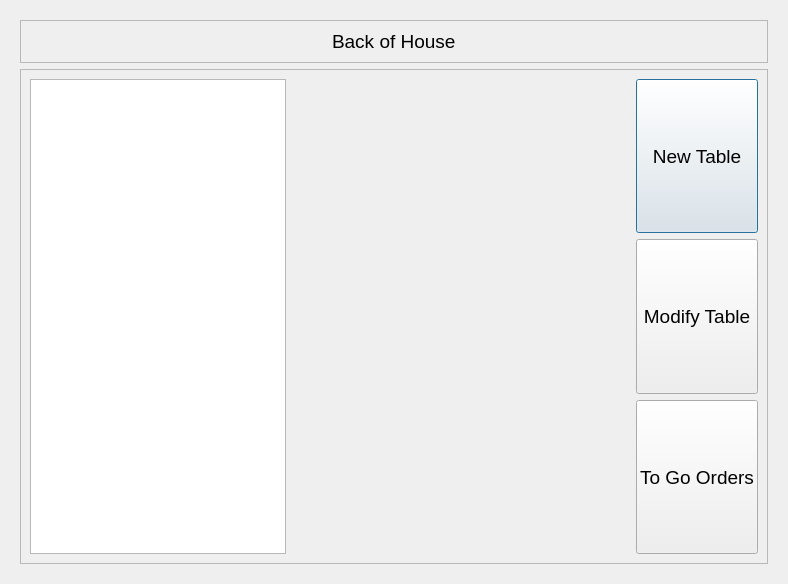
<?xml version="1.0" encoding="UTF-8"?>
<ui version="4.0">
 <class>MainDialog</class>
 <widget class="QDialog" name="MainDialog">
  <property name="geometry">
   <rect>
    <x>0</x>
    <y>0</y>
    <width>788</width>
    <height>584</height>
   </rect>
  </property>
  <property name="font">
   <font>
    <pointsize>14</pointsize>
   </font>
  </property>
  <property name="windowTitle">
   <string>Point of Sales System</string>
  </property>
  <layout class="QVBoxLayout" name="verticalLayout">
   <item>
    <widget class="QStackedWidget" name="stackedWidget">
     <property name="font">
      <font>
       <pointsize>14</pointsize>
      </font>
     </property>
     <property name="currentIndex">
      <number>0</number>
     </property>
     <widget class="QWidget" name="user_select">
      <layout class="QVBoxLayout" name="verticalLayout_4">
       <item>
        <widget class="QFrame" name="frame">
         <property name="frameShape">
          <enum>QFrame::StyledPanel</enum>
         </property>
         <property name="frameShadow">
          <enum>QFrame::Raised</enum>
         </property>
         <layout class="QVBoxLayout" name="verticalLayout_2">
          <item alignment="Qt::AlignHCenter">
           <widget class="QLabel" name="label">
            <property name="text">
             <string>Back of House</string>
            </property>
           </widget>
          </item>
         </layout>
        </widget>
       </item>
       <item>
        <widget class="QFrame" name="frame_2">
         <property name="frameShape">
          <enum>QFrame::StyledPanel</enum>
         </property>
         <property name="frameShadow">
          <enum>QFrame::Raised</enum>
         </property>
         <layout class="QHBoxLayout" name="horizontalLayout">
          <item>
           <widget class="QListWidget" name="listWidget">
            <property name="sizePolicy">
             <sizepolicy hsizetype="Minimum" vsizetype="Expanding">
              <horstretch>0</horstretch>
              <verstretch>0</verstretch>
             </sizepolicy>
            </property>
           </widget>
          </item>
          <item>
           <spacer name="horizontalSpacer">
            <property name="orientation">
             <enum>Qt::Horizontal</enum>
            </property>
            <property name="sizeType">
             <enum>QSizePolicy::MinimumExpanding</enum>
            </property>
            <property name="sizeHint" stdset="0">
             <size>
              <width>40</width>
              <height>20</height>
             </size>
            </property>
           </spacer>
          </item>
          <item>
           <layout class="QVBoxLayout" name="verticalLayout_3">
            <property name="sizeConstraint">
             <enum>QLayout::SetDefaultConstraint</enum>
            </property>
            <item>
             <widget class="QPushButton" name="newTable_btn">
              <property name="sizePolicy">
               <sizepolicy hsizetype="Minimum" vsizetype="Minimum">
                <horstretch>0</horstretch>
                <verstretch>0</verstretch>
               </sizepolicy>
              </property>
              <property name="text">
               <string>New Table</string>
              </property>
             </widget>
            </item>
            <item>
             <widget class="QPushButton" name="modifyTable_btn">
              <property name="sizePolicy">
               <sizepolicy hsizetype="Minimum" vsizetype="Minimum">
                <horstretch>0</horstretch>
                <verstretch>0</verstretch>
               </sizepolicy>
              </property>
              <property name="text">
               <string>Modify Table</string>
              </property>
             </widget>
            </item>
            <item>
             <widget class="QPushButton" name="toGoOrder_btn">
              <property name="sizePolicy">
               <sizepolicy hsizetype="Minimum" vsizetype="Minimum">
                <horstretch>0</horstretch>
                <verstretch>0</verstretch>
               </sizepolicy>
              </property>
              <property name="text">
               <string>To Go Orders</string>
              </property>
             </widget>
            </item>
           </layout>
          </item>
         </layout>
        </widget>
       </item>
      </layout>
     </widget>
     <widget class="QWidget" name="login">
      <property name="sizePolicy">
       <sizepolicy hsizetype="Preferred" vsizetype="Preferred">
        <horstretch>0</horstretch>
        <verstretch>0</verstretch>
       </sizepolicy>
      </property>
      <layout class="QVBoxLayout" name="verticalLayout_7">
       <item>
        <widget class="QFrame" name="frame_3">
         <property name="frameShape">
          <enum>QFrame::StyledPanel</enum>
         </property>
         <property name="frameShadow">
          <enum>QFrame::Raised</enum>
         </property>
         <layout class="QHBoxLayout" name="horizontalLayout_2">
          <item alignment="Qt::AlignHCenter">
           <widget class="QLabel" name="label_2">
            <property name="text">
             <string>Back of House</string>
            </property>
           </widget>
          </item>
         </layout>
        </widget>
       </item>
       <item>
        <spacer name="verticalSpacer_2">
         <property name="orientation">
          <enum>Qt::Vertical</enum>
         </property>
         <property name="sizeType">
          <enum>QSizePolicy::Preferred</enum>
         </property>
         <property name="sizeHint" stdset="0">
          <size>
           <width>20</width>
           <height>160</height>
          </size>
         </property>
        </spacer>
       </item>
       <item>
        <widget class="QFrame" name="frame_4">
         <property name="sizePolicy">
          <sizepolicy hsizetype="Preferred" vsizetype="Preferred">
           <horstretch>0</horstretch>
           <verstretch>0</verstretch>
          </sizepolicy>
         </property>
         <property name="frameShape">
          <enum>QFrame::StyledPanel</enum>
         </property>
         <property name="frameShadow">
          <enum>QFrame::Raised</enum>
         </property>
         <layout class="QHBoxLayout" name="horizontalLayout_3">
          <item>
           <layout class="QVBoxLayout" name="verticalLayout_5" stretch="1,4">
            <item>
             <widget class="QLineEdit" name="lineEdit">
              <property name="sizePolicy">
               <sizepolicy hsizetype="Preferred" vsizetype="Minimum">
                <horstretch>0</horstretch>
                <verstretch>40</verstretch>
               </sizepolicy>
              </property>
              <property name="font">
               <font>
                <pointsize>18</pointsize>
               </font>
              </property>
             </widget>
            </item>
            <item>
             <layout class="QGridLayout" name="gridLayout">
              <item row="0" column="2">
               <widget class="QPushButton" name="nine_btn">
                <property name="sizePolicy">
                 <sizepolicy hsizetype="MinimumExpanding" vsizetype="MinimumExpanding">
                  <horstretch>0</horstretch>
                  <verstretch>0</verstretch>
                 </sizepolicy>
                </property>
                <property name="font">
                 <font>
                  <pointsize>18</pointsize>
                 </font>
                </property>
                <property name="text">
                 <string>9</string>
                </property>
               </widget>
              </item>
              <item row="1" column="0">
               <widget class="QPushButton" name="four_btn">
                <property name="sizePolicy">
                 <sizepolicy hsizetype="MinimumExpanding" vsizetype="MinimumExpanding">
                  <horstretch>0</horstretch>
                  <verstretch>0</verstretch>
                 </sizepolicy>
                </property>
                <property name="font">
                 <font>
                  <pointsize>18</pointsize>
                 </font>
                </property>
                <property name="text">
                 <string>4</string>
                </property>
               </widget>
              </item>
              <item row="1" column="1">
               <widget class="QPushButton" name="five_btn">
                <property name="sizePolicy">
                 <sizepolicy hsizetype="MinimumExpanding" vsizetype="MinimumExpanding">
                  <horstretch>0</horstretch>
                  <verstretch>0</verstretch>
                 </sizepolicy>
                </property>
                <property name="font">
                 <font>
                  <pointsize>18</pointsize>
                 </font>
                </property>
                <property name="text">
                 <string>5</string>
                </property>
               </widget>
              </item>
              <item row="1" column="2">
               <widget class="QPushButton" name="six_btn">
                <property name="sizePolicy">
                 <sizepolicy hsizetype="MinimumExpanding" vsizetype="MinimumExpanding">
                  <horstretch>0</horstretch>
                  <verstretch>0</verstretch>
                 </sizepolicy>
                </property>
                <property name="font">
                 <font>
                  <pointsize>18</pointsize>
                 </font>
                </property>
                <property name="text">
                 <string>6</string>
                </property>
               </widget>
              </item>
              <item row="2" column="1">
               <widget class="QPushButton" name="two_btn">
                <property name="sizePolicy">
                 <sizepolicy hsizetype="MinimumExpanding" vsizetype="MinimumExpanding">
                  <horstretch>0</horstretch>
                  <verstretch>0</verstretch>
                 </sizepolicy>
                </property>
                <property name="font">
                 <font>
                  <pointsize>18</pointsize>
                 </font>
                </property>
                <property name="text">
                 <string>2</string>
                </property>
               </widget>
              </item>
              <item row="2" column="2">
               <widget class="QPushButton" name="three_btn">
                <property name="sizePolicy">
                 <sizepolicy hsizetype="MinimumExpanding" vsizetype="MinimumExpanding">
                  <horstretch>0</horstretch>
                  <verstretch>0</verstretch>
                 </sizepolicy>
                </property>
                <property name="font">
                 <font>
                  <pointsize>18</pointsize>
                 </font>
                </property>
                <property name="text">
                 <string>3</string>
                </property>
               </widget>
              </item>
              <item row="3" column="0">
               <widget class="QPushButton" name="clear_btn">
                <property name="sizePolicy">
                 <sizepolicy hsizetype="MinimumExpanding" vsizetype="MinimumExpanding">
                  <horstretch>0</horstretch>
                  <verstretch>0</verstretch>
                 </sizepolicy>
                </property>
                <property name="font">
                 <font>
                  <pointsize>18</pointsize>
                 </font>
                </property>
                <property name="text">
                 <string>Clear</string>
                </property>
               </widget>
              </item>
              <item row="3" column="1">
               <widget class="QPushButton" name="zero_btn">
                <property name="sizePolicy">
                 <sizepolicy hsizetype="MinimumExpanding" vsizetype="MinimumExpanding">
                  <horstretch>0</horstretch>
                  <verstretch>0</verstretch>
                 </sizepolicy>
                </property>
                <property name="font">
                 <font>
                  <pointsize>18</pointsize>
                 </font>
                </property>
                <property name="text">
                 <string>0</string>
                </property>
               </widget>
              </item>
              <item row="3" column="2">
               <widget class="QPushButton" name="enter_btn">
                <property name="sizePolicy">
                 <sizepolicy hsizetype="MinimumExpanding" vsizetype="MinimumExpanding">
                  <horstretch>0</horstretch>
                  <verstretch>0</verstretch>
                 </sizepolicy>
                </property>
                <property name="font">
                 <font>
                  <pointsize>18</pointsize>
                 </font>
                </property>
                <property name="text">
                 <string>Enter</string>
                </property>
               </widget>
              </item>
              <item row="2" column="0">
               <widget class="QPushButton" name="one_btn">
                <property name="sizePolicy">
                 <sizepolicy hsizetype="MinimumExpanding" vsizetype="MinimumExpanding">
                  <horstretch>0</horstretch>
                  <verstretch>0</verstretch>
                 </sizepolicy>
                </property>
                <property name="font">
                 <font>
                  <pointsize>18</pointsize>
                 </font>
                </property>
                <property name="text">
                 <string>1</string>
                </property>
               </widget>
              </item>
              <item row="0" column="0">
               <widget class="QPushButton" name="seven_btn">
                <property name="sizePolicy">
                 <sizepolicy hsizetype="MinimumExpanding" vsizetype="MinimumExpanding">
                  <horstretch>0</horstretch>
                  <verstretch>0</verstretch>
                 </sizepolicy>
                </property>
                <property name="font">
                 <font>
                  <pointsize>18</pointsize>
                 </font>
                </property>
                <property name="text">
                 <string>7</string>
                </property>
               </widget>
              </item>
              <item row="0" column="1">
               <widget class="QPushButton" name="eight_btn">
                <property name="sizePolicy">
                 <sizepolicy hsizetype="MinimumExpanding" vsizetype="MinimumExpanding">
                  <horstretch>0</horstretch>
                  <verstretch>0</verstretch>
                 </sizepolicy>
                </property>
                <property name="font">
                 <font>
                  <pointsize>18</pointsize>
                 </font>
                </property>
                <property name="text">
                 <string>8</string>
                </property>
               </widget>
              </item>
              <item row="4" column="1">
               <widget class="QPushButton" name="Cancel_btn">
                <property name="sizePolicy">
                 <sizepolicy hsizetype="Minimum" vsizetype="MinimumExpanding">
                  <horstretch>0</horstretch>
                  <verstretch>0</verstretch>
                 </sizepolicy>
                </property>
                <property name="font">
                 <font>
                  <pointsize>18</pointsize>
                 </font>
                </property>
                <property name="text">
                 <string>Cancel</string>
                </property>
               </widget>
              </item>
             </layout>
            </item>
           </layout>
          </item>
         </layout>
        </widget>
       </item>
      </layout>
     </widget>
     <widget class="QWidget" name="order">
      <layout class="QVBoxLayout" name="verticalLayout_6">
       <item>
        <widget class="QFrame" name="frame_5">
         <property name="frameShape">
          <enum>QFrame::StyledPanel</enum>
         </property>
         <property name="frameShadow">
          <enum>QFrame::Raised</enum>
         </property>
         <layout class="QHBoxLayout" name="horizontalLayout_4">
          <item alignment="Qt::AlignHCenter">
           <widget class="QLabel" name="label_3">
            <property name="text">
             <string>Back of House</string>
            </property>
           </widget>
          </item>
         </layout>
        </widget>
       </item>
       <item>
        <widget class="QFrame" name="frame_6">
         <property name="frameShape">
          <enum>QFrame::StyledPanel</enum>
         </property>
         <property name="frameShadow">
          <enum>QFrame::Raised</enum>
         </property>
         <layout class="QHBoxLayout" name="horizontalLayout_5" stretch="2,1,3">
          <item>
           <widget class="QListWidget" name="listWidget_2"/>
          </item>
          <item>
           <layout class="QVBoxLayout" name="verticalLayout_9">
            <item>
             <layout class="QVBoxLayout" name="verticalLayout_8">
              <item>
               <widget class="QPushButton" name="appetizers_btn">
                <property name="text">
                 <string>Appetizers</string>
                </property>
               </widget>
              </item>
              <item>
               <widget class="QPushButton" name="entrees_btn">
                <property name="text">
                 <string>Entrees</string>
                </property>
               </widget>
              </item>
              <item>
               <widget class="QPushButton" name="drinks_btn">
                <property name="text">
                 <string>Drinks</string>
                </property>
               </widget>
              </item>
              <item>
               <widget class="QPushButton" name="desserts_btn">
                <property name="text">
                 <string>Desserts</string>
                </property>
               </widget>
              </item>
             </layout>
            </item>
            <item>
             <spacer name="verticalSpacer">
              <property name="orientation">
               <enum>Qt::Vertical</enum>
              </property>
              <property name="sizeHint" stdset="0">
               <size>
                <width>20</width>
                <height>40</height>
               </size>
              </property>
             </spacer>
            </item>
            <item>
             <widget class="QPushButton" name="remove_btn">
              <property name="text">
               <string>Remove</string>
              </property>
             </widget>
            </item>
            <item>
             <widget class="QPushButton" name="finished_btn">
              <property name="text">
               <string>Finished</string>
              </property>
             </widget>
            </item>
           </layout>
          </item>
          <item>
           <widget class="QStackedWidget" name="stackedWidget_2">
            <property name="currentIndex">
             <number>0</number>
            </property>
            <widget class="QWidget" name="Appetizers">
             <layout class="QVBoxLayout" name="verticalLayout_10" stretch="1,9">
              <item>
               <widget class="QFrame" name="frame_15">
                <property name="frameShape">
                 <enum>QFrame::StyledPanel</enum>
                </property>
                <property name="frameShadow">
                 <enum>QFrame::Raised</enum>
                </property>
                <layout class="QHBoxLayout" name="horizontalLayout_9">
                 <item alignment="Qt::AlignHCenter">
                  <widget class="QLabel" name="App_lbl">
                   <property name="text">
                    <string>Appetizers</string>
                   </property>
                  </widget>
                 </item>
                </layout>
               </widget>
              </item>
              <item>
               <widget class="QFrame" name="frame_16">
                <property name="frameShape">
                 <enum>QFrame::StyledPanel</enum>
                </property>
                <property name="frameShadow">
                 <enum>QFrame::Raised</enum>
                </property>
                <layout class="QGridLayout" name="gridLayout_6">
                 <item row="0" column="1">
                  <widget class="QPushButton" name="Guacamole_btn">
                   <property name="text">
                    <string>Guacamole</string>
                   </property>
                  </widget>
                 </item>
                 <item row="0" column="0">
                  <widget class="QPushButton" name="Chips_btn">
                   <property name="text">
                    <string>Chips</string>
                   </property>
                  </widget>
                 </item>
                 <item row="0" column="2">
                  <widget class="QPushButton" name="Toastadas">
                   <property name="text">
                    <string>Toastadas</string>
                   </property>
                  </widget>
                 </item>
                </layout>
               </widget>
              </item>
             </layout>
            </widget>
            <widget class="QWidget" name="Entrees">
             <layout class="QVBoxLayout" name="verticalLayout_13" stretch="1,9">
              <item>
               <widget class="QFrame" name="frame_9">
                <property name="frameShape">
                 <enum>QFrame::StyledPanel</enum>
                </property>
                <property name="frameShadow">
                 <enum>QFrame::Raised</enum>
                </property>
                <layout class="QHBoxLayout" name="horizontalLayout_8">
                 <item alignment="Qt::AlignHCenter">
                  <widget class="QLabel" name="Ent_lbl">
                   <property name="text">
                    <string>Entrees</string>
                   </property>
                  </widget>
                 </item>
                </layout>
               </widget>
              </item>
              <item>
               <widget class="QFrame" name="frame_10">
                <property name="frameShape">
                 <enum>QFrame::StyledPanel</enum>
                </property>
                <property name="frameShadow">
                 <enum>QFrame::Raised</enum>
                </property>
                <layout class="QGridLayout" name="gridLayout_3">
                 <item row="0" column="1">
                  <widget class="QPushButton" name="Burrito_btn">
                   <property name="text">
                    <string>Burrito</string>
                   </property>
                  </widget>
                 </item>
                 <item row="0" column="0">
                  <widget class="QPushButton" name="Tacos_btn">
                   <property name="text">
                    <string>Tacos</string>
                   </property>
                  </widget>
                 </item>
                 <item row="0" column="2">
                  <widget class="QPushButton" name="Salad_btn">
                   <property name="text">
                    <string>Salad</string>
                   </property>
                  </widget>
                 </item>
                </layout>
               </widget>
              </item>
             </layout>
            </widget>
            <widget class="QWidget" name="Drinks">
             <layout class="QVBoxLayout" name="verticalLayout_16" stretch="1,9">
              <item>
               <widget class="QFrame" name="frame_11">
                <property name="frameShape">
                 <enum>QFrame::StyledPanel</enum>
                </property>
                <property name="frameShadow">
                 <enum>QFrame::Raised</enum>
                </property>
                <layout class="QHBoxLayout" name="horizontalLayout_10">
                 <item alignment="Qt::AlignHCenter">
                  <widget class="QLabel" name="Drk_lbl">
                   <property name="text">
                    <string>Drinks</string>
                   </property>
                  </widget>
                 </item>
                </layout>
               </widget>
              </item>
              <item>
               <widget class="QFrame" name="frame_12">
                <property name="frameShape">
                 <enum>QFrame::StyledPanel</enum>
                </property>
                <property name="frameShadow">
                 <enum>QFrame::Raised</enum>
                </property>
                <layout class="QGridLayout" name="gridLayout_4">
                 <item row="0" column="0">
                  <widget class="QPushButton" name="Horchata_btn">
                   <property name="text">
                    <string>Horchata</string>
                   </property>
                  </widget>
                 </item>
                 <item row="0" column="1">
                  <widget class="QPushButton" name="Cerveza_btn">
                   <property name="text">
                    <string>Cerveza</string>
                   </property>
                  </widget>
                 </item>
                 <item row="0" column="2">
                  <widget class="QPushButton" name="Jarritos_btn">
                   <property name="text">
                    <string>Jarritos</string>
                   </property>
                  </widget>
                 </item>
                </layout>
               </widget>
              </item>
             </layout>
            </widget>
            <widget class="QWidget" name="Desserts">
             <layout class="QVBoxLayout" name="verticalLayout_19" stretch="1,9">
              <item>
               <widget class="QFrame" name="frame_14">
                <property name="frameShape">
                 <enum>QFrame::StyledPanel</enum>
                </property>
                <property name="frameShadow">
                 <enum>QFrame::Raised</enum>
                </property>
                <layout class="QHBoxLayout" name="horizontalLayout_13">
                 <item alignment="Qt::AlignHCenter">
                  <widget class="QLabel" name="Des_lbl">
                   <property name="text">
                    <string>Desserts</string>
                   </property>
                  </widget>
                 </item>
                </layout>
               </widget>
              </item>
              <item>
               <widget class="QFrame" name="frame_13">
                <property name="frameShape">
                 <enum>QFrame::StyledPanel</enum>
                </property>
                <property name="frameShadow">
                 <enum>QFrame::Raised</enum>
                </property>
                <layout class="QGridLayout" name="gridLayout_5" columnstretch="1,1" rowminimumheight="0" columnminimumwidth="1,1">
                 <item row="0" column="0">
                  <widget class="QPushButton" name="Churro_btn">
                   <property name="text">
                    <string>Churro</string>
                   </property>
                  </widget>
                 </item>
                 <item row="0" column="1">
                  <widget class="QPushButton" name="Flan_btn">
                   <property name="text">
                    <string>Flan</string>
                   </property>
                  </widget>
                 </item>
                </layout>
               </widget>
              </item>
             </layout>
            </widget>
           </widget>
          </item>
         </layout>
        </widget>
       </item>
      </layout>
     </widget>
    </widget>
   </item>
  </layout>
 </widget>
 <resources/>
 <connections/>
</ui>
